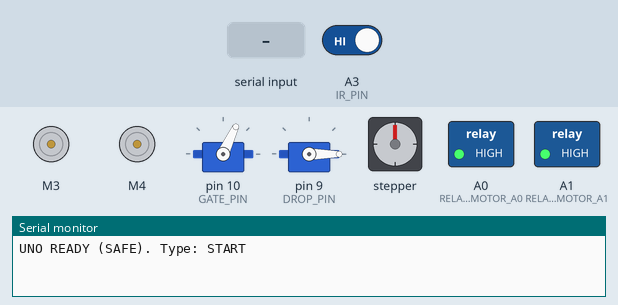
Simulated run of this sketch. Board: Arduino Uno, built with avr-gcc and run on an emulated ATmega328P. Parts: 2 × DC motor (green arrow = forward, orange = backward, longer = faster), 2 × servo, stepper motor, switched loads named in the sketch (green lamp = pin HIGH), the last lines printed to the serial monitor. The inputs (shaded band) are chosen by the test bench; at power-on: A3 (IR_PIN) HIGH. Stepper angles assume 2048 steps per turn.

Above: at 1.7 s.
1.8 s: "START\n" received over Serial
3.3 s: "GATE OPEN\n" received over Serial
At 3.7 s:
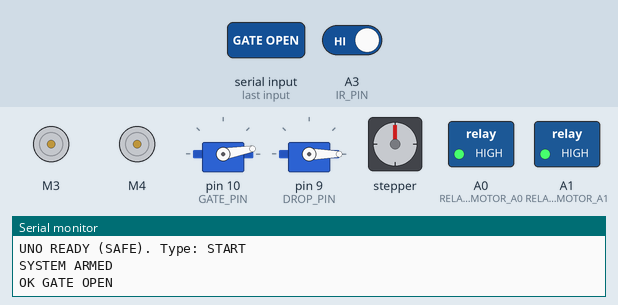
4.8 s: "DROP\n" received over Serial
At 5.02 s:
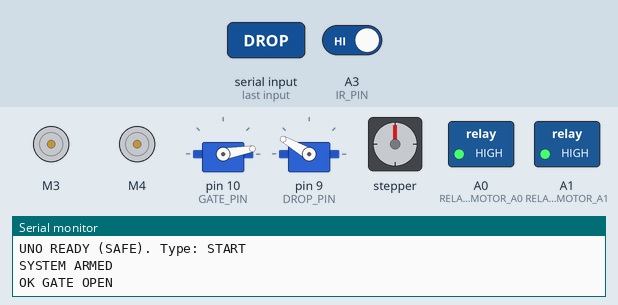
6.7 s: "STEP 90\n" received over Serial
At 7.4 s:
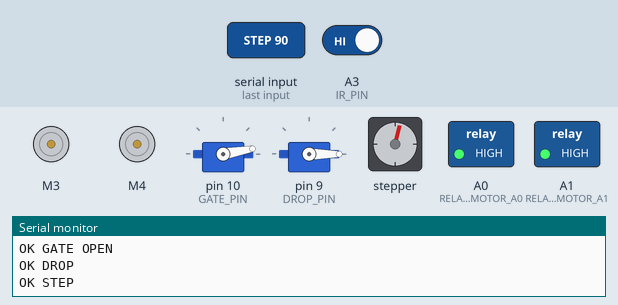
8.4 s: "STOP\n" received over Serial
At 8.8 s:
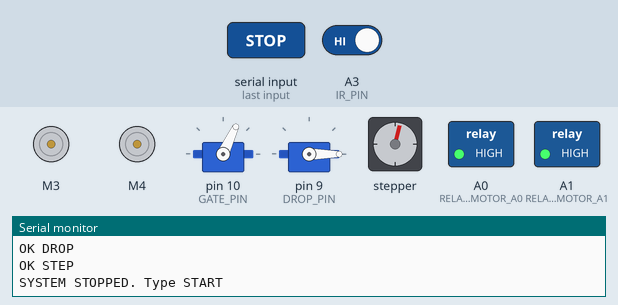
Timing chart, 0 to 10.9 s (numbered marks = the images above; inputs shaded):
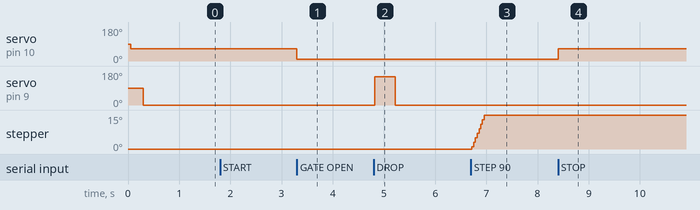

The sketch:

uno.ino
```cpp
#include <AFMotor.h>
#include <Servo.h>

// ---------------- Motors on Shield ----------------
// 28BYJ-48 stepper on M1+M2 (port 1)
AF_Stepper pillStepper(2048, 1);

// BO motors on M3 and M4
AF_DCMotor boM3(3); // M3
AF_DCMotor boM4(4); // M4

// ---------------- Relays (BO motors ON/OFF) ----------------
const int RELAY_MOTOR_A0 = A0;  // relay IN1
const int RELAY_MOTOR_A1 = A1;  // relay IN2

// Relay type: most relay boards are ACTIVE LOW (LOW=ON, HIGH=OFF)
const bool RELAY_ACTIVE_LOW = true;

// ---------------- Servos ----------------
Servo servoGate;   // main gate (stays attached)
Servo servoDrop;   // drop servo (detach after action)

const int GATE_PIN = 10;
const int DROP_PIN = 9;

// Angles
const int GATE_OPEN  = 10;
const int GATE_CLOSE = 65;

const int DROP_ANGLE = 150;
const int DROP_HOME  = 0;

// ---------------- IR sensor ----------------
const int IR_PIN = A3; // product detection (most modules: LOW = detected)

// ---------------- Settings ----------------
int stepSpeedRpm = 10;         // 28BYJ best 5–20
int m3Speed = 200;             // stored speeds (0–255)
int m4Speed = 200;

bool systemArmed = false;

// ---------------- Helpers ----------------
void relayWrite(int pin, bool on) {
  if (RELAY_ACTIVE_LOW) digitalWrite(pin, on ? LOW : HIGH);
  else                  digitalWrite(pin, on ? HIGH : LOW);
}

void stopAllBOMotors() {
  boM3.run(RELEASE);
  boM4.run(RELEASE);
  relayWrite(RELAY_MOTOR_A0, false);
  relayWrite(RELAY_MOTOR_A1, false);
}

// Kickstart DC motor so it starts reliably
void startMotorKick(AF_DCMotor &m, int speed) {
  m.run(RELEASE);
  delay(30);

  int kick = speed + 40;
  if (kick > 255) kick = 255;

  m.setSpeed(kick);
  m.run(FORWARD);
  delay(120);

  m.setSpeed(speed);
}

// Drop servo action (silent after)
void doDrop() {
  if (!servoDrop.attached()) {
    servoDrop.attach(DROP_PIN);
    delay(20);
  }

  servoDrop.write(DROP_ANGLE);
  delay(400);

  servoDrop.write(DROP_HOME);
  delay(300);

  servoDrop.detach();
}

void stepperMove(int steps, int speedRpm) {
  pillStepper.setSpeed(speedRpm);
  if (steps >= 0) pillStepper.step(steps, FORWARD, SINGLE);
  else            pillStepper.step(-steps, BACKWARD, SINGLE);
}

// Debounced IR detection
bool irDetectedStable() {
  static uint8_t cnt = 0;
  const uint8_t TH = 5;

  bool rawDetected = (digitalRead(IR_PIN) == LOW); // change to HIGH if your IR is reversed

  if (rawDetected) { if (cnt < 10) cnt++; }
  else             { if (cnt > 0) cnt--; }

  return (cnt >= TH);
}

void setup() {
  Serial.begin(115200);

  // IR (pullup avoids floating)
  pinMode(IR_PIN, INPUT_PULLUP);

  // Relays safe OFF
  pinMode(RELAY_MOTOR_A0, OUTPUT);
  pinMode(RELAY_MOTOR_A1, OUTPUT);
  relayWrite(RELAY_MOTOR_A0, false);
  relayWrite(RELAY_MOTOR_A1, false);

  // Motors safe
  boM3.setSpeed(0);
  boM4.setSpeed(0);
  boM3.run(RELEASE);
  boM4.run(RELEASE);

  // Gate servo attach + hold closed
  servoGate.attach(GATE_PIN);
  delay(50);
  servoGate.write(GATE_CLOSE);
  delay(200);

  // Drop servo to home then detach
  servoDrop.attach(DROP_PIN);
  delay(50);
  servoDrop.write(DROP_HOME);
  delay(200);
  servoDrop.detach();

  Serial.println("UNO READY (SAFE). Type: START");
}

void loop() {
  // --------- LOCK UNTIL START ---------
  if (!systemArmed) {
    stopAllBOMotors();
    boM3.setSpeed(0);
    boM4.setSpeed(0);
    servoGate.write(GATE_CLOSE);
    if (servoDrop.attached()) servoDrop.detach();

    if (Serial.available()) {
      String cmd = Serial.readStringUntil('\n');
      cmd.trim(); cmd.toUpperCase();

      if (cmd == "START") {
        systemArmed = true;

        // apply stored speeds
        boM3.setSpeed(m3Speed);
        boM4.setSpeed(m4Speed);

        Serial.println("SYSTEM ARMED");
      } else {
        Serial.println("LOCKED: type START");
      }
    }
    return;
  }

  // --------- IR SAFETY ---------
  if (irDetectedStable()) {
    stopAllBOMotors();
  }

  if (!Serial.available()) return;

  String cmd = Serial.readStringUntil('\n');
  cmd.trim();
  cmd.toUpperCase();

  // STOP (lock again)
  if (cmd == "STOP") {
    systemArmed = false;
    stopAllBOMotors();
    boM3.setSpeed(0);
    boM4.setSpeed(0);
    servoGate.write(GATE_CLOSE);
    if (servoDrop.attached()) servoDrop.detach();
    Serial.println("SYSTEM STOPPED. Type START");
    return;
  }

  // IR read
  if (cmd == "IR?") {
    Serial.print("IR=");
    Serial.println(digitalRead(IR_PIN));
    return;
  }

  // Gate / Drop
  if (cmd == "GATE OPEN") {
    servoGate.write(GATE_OPEN);
    Serial.println("OK GATE OPEN");
  }
  else if (cmd == "GATE CLOSE") {
    servoGate.write(GATE_CLOSE);
    Serial.println("OK GATE CLOSE");
  }
  else if (cmd == "DROP") {
    doDrop();
    Serial.println("OK DROP");
  }

  // Stepper
  else if (cmd.startsWith("STEPSPEED ")) {
    stepSpeedRpm = cmd.substring(10).toInt();
    if (stepSpeedRpm < 5) stepSpeedRpm = 5;
    if (stepSpeedRpm > 20) stepSpeedRpm = 20;
    Serial.println("OK STEPSPEED");
  }
  else if (cmd.startsWith("STEP ")) {
    int steps = cmd.substring(5).toInt();
    stepperMove(steps, stepSpeedRpm);
    Serial.println("OK STEP");
  }

  // M3
  else if (cmd.startsWith("M3 SPEED ")) {
    m3Speed = constrain(cmd.substring(9).toInt(), 0, 255);
    boM3.setSpeed(m3Speed);
    Serial.println("OK M3 SPEED");
  }
  else if (cmd == "M3 ON") {
    if (irDetectedStable()) { stopAllBOMotors(); Serial.println("BLOCKED IR"); }
    else { startMotorKick(boM3, m3Speed); Serial.println("OK M3 ON"); }
  }
  else if (cmd == "M3 OFF") {
    boM3.run(RELEASE);
    Serial.println("OK M3 OFF");
  }

  // M4
  else if (cmd.startsWith("M4 SPEED ")) {
    m4Speed = constrain(cmd.substring(9).toInt(), 0, 255);
    boM4.setSpeed(m4Speed);
    Serial.println("OK M4 SPEED");
  }
  else if (cmd == "M4 ON") {
    if (irDetectedStable()) { stopAllBOMotors(); Serial.println("BLOCKED IR"); }
    else { startMotorKick(boM4, m4Speed); Serial.println("OK M4 ON"); }
  }
  else if (cmd == "M4 OFF") {
    boM4.run(RELEASE);
    Serial.println("OK M4 OFF");
  }

  // Relays
  else if (cmd == "R0 ON") {
    if (irDetectedStable()) { stopAllBOMotors(); Serial.println("BLOCKED IR"); }
    else { relayWrite(RELAY_MOTOR_A0, true); Serial.println("OK R0 ON"); }
  }
  else if (cmd == "R0 OFF") {
    relayWrite(RELAY_MOTOR_A0, false);
    Serial.println("OK R0 OFF");
  }
  else if (cmd == "R1 ON") {
    if (irDetectedStable()) { stopAllBOMotors(); Serial.println("BLOCKED IR"); }
    else { relayWrite(RELAY_MOTOR_A1, true); Serial.println("OK R1 ON"); }
  }
  else if (cmd == "R1 OFF") {
    relayWrite(RELAY_MOTOR_A1, false);
    Serial.println("OK R1 OFF");
  }

  else {
    Serial.println("ERR");
  }
}
```

Measured:
- after the input at 3.3 s, servo on pin 10 (GATE_PIN): 65° → 10° at once
- after the input at 4.8 s, servo on pin 9 (DROP_PIN): 0° → 150° at once, → 0° 0.40 s later
- after the input at 6.7 s, stepper: turns 15° clockwise in 0.24 s, starting at once
- after the input at 8.4 s, servo on pin 10 (GATE_PIN): 10° → 65° at once
